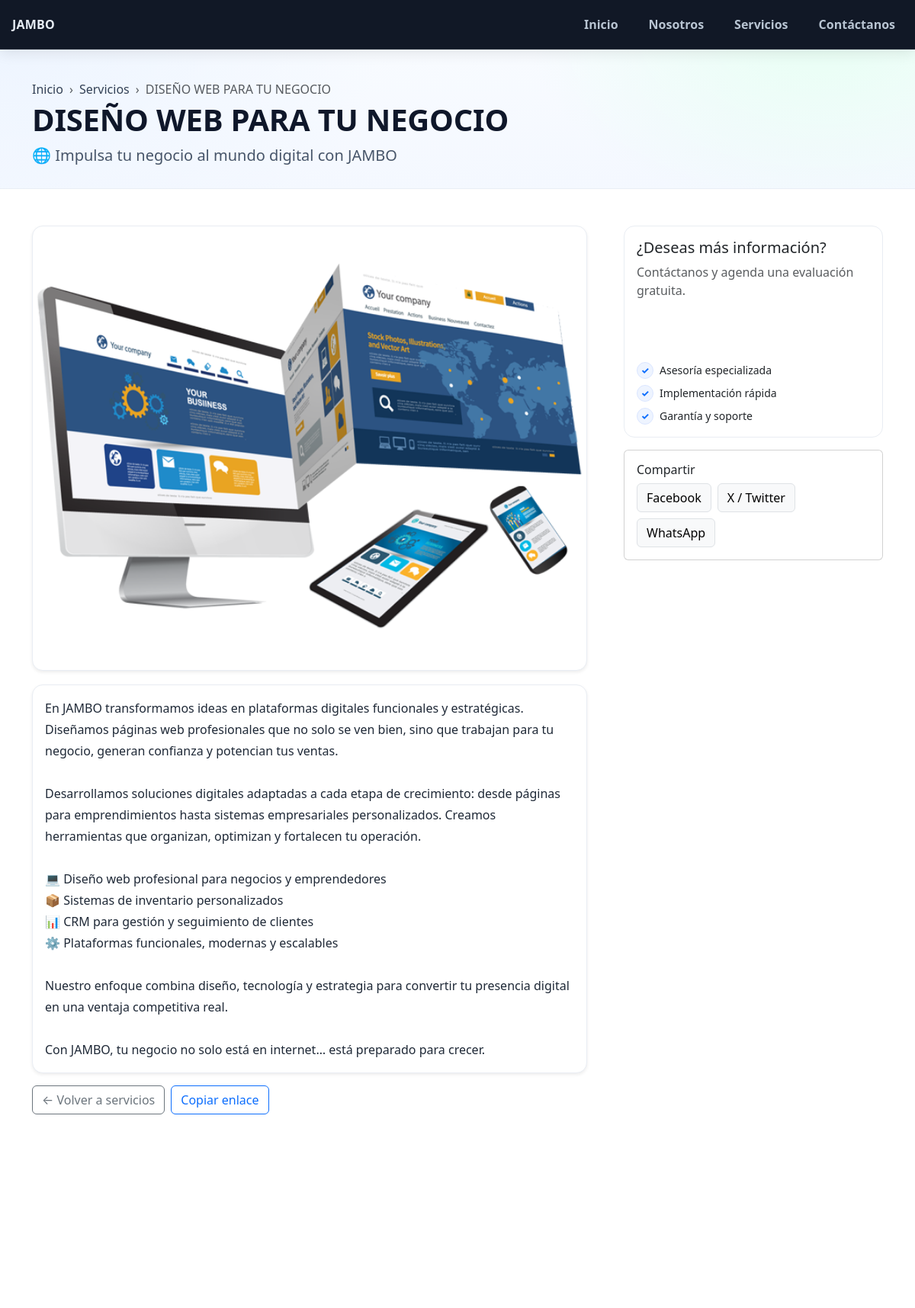
The app's page /servicio/diseno-web-para-tu-negocio with its own data.
### tables this page shows
CREATE TABLE `services` (
  `id` int(11) NOT NULL,
  `title` varchar(200) NOT NULL,
  `slug` varchar(220) NOT NULL,
  `excerpt` text DEFAULT NULL,
  `content` mediumtext DEFAULT NULL,
  `image_url` varchar(500) DEFAULT NULL,
  `created_at` timestamp NOT NULL DEFAULT current_timestamp(),
  `updated_at` timestamp NOT NULL DEFAULT current_timestamp() ON UPDATE current_timestamp()
);

### bootstrap.php (called while the page is built, shortened)
<?php
if (!function_exists('base_path')) {
  function base_path(): string {
    $dir = rtrim(dirname($_SERVER['SCRIPT_NAME'] ?? ''), '/\\');
    return $dir;
  }
}
if (!function_exists('e')) {
  function e(?string $v): string { return htmlspecialchars((string)$v, ENT_QUOTES, 'UTF-8'); }
}
if (!function_exists('view')) {
  function view(string $path, array $data = []): void {
    extract($data, EXTR_SKIP);
    require __DIR__ . '/views/' . $path . '.php';
  }
}

### views/servicio_detalle.php (the view, shortened to what this page needs)
<?php require __DIR__.'/partials/head.php'; ?>
<?php require __DIR__.'/partials/header.php'; ?>
<?php
  $title   = trim((string)($s['title']   ?? 'Servicio'));
  $slug    = trim((string)($s['slug']    ?? ''));
  $excerpt = trim((string)($s['excerpt'] ?? ''));
  $content = (string)($s['content'] ?? '');
  $imgUrl  = trim((string)($s['image_url'] ?? ''));
  if ($imgUrl !== '') {
    if (function_exists('is_absolute_url')) {
      if (!is_absolute_url($imgUrl)) $imgUrl = rtrim(base_path(), '/') . '/' . ltrim($imgUrl, '/');
    } else {
      if (!preg_match('#^https?://#i', $imgUrl)) $imgUrl = rtrim(base_path(), '/') . '/' . ltrim($imgUrl, '/');
    }
  }
  $homeHref    = rtrim(base_path(), '/') . '/';
  $listHref    = rtrim(base_path(), '/') . '/servicios';
  $contactHref = rtrim(base_path(), '/') . '/#contactanos';
  $selfHref    = rtrim(base_path(), '/') . '/servicio/' . rawurlencode($slug);
  $hasHtml   = (bool)preg_match('/<\s*\w[^>]*>/', $content);
  $bodyHtml  = $hasHtml ? $content : nl2br(e($content));
?>
<section class="svc-hero">
  <div class="container">
    <nav class="svc-breadcrumb" aria-label="breadcrumb">
      <ol class="breadcrumb">
        <li class="breadcrumb-item"><a class="text-decoration-none" href="<?= $homeHref ?>">Inicio</a></li>
        <li class="breadcrumb-item"><a class="text-decoration-none" href="<?= $listHref ?>">Servicios</a></li>
        <li class="breadcrumb-item active" aria-current="page"><?= e($title) ?></li>
      </ol>
    </nav>
    <h1 class="svc-title display-6"><?= e($title) ?></h1>
    <?php if ($excerpt !== ''): ?>
      <p class="svc-subtitle lead mb-0"><?= e($excerpt) ?></p>
    <?php endif; ?>
  </div>
</section>
<section class="py-4 py-md-5">
  <div class="container">
    <div class="row g-4 g-lg-5">
      <div class="col-lg-8">
        <?php if ($imgUrl !== ''): ?>
          <figure class="svc-cover card shadow-sm">
            <img src="<?= e($imgUrl) ?>" alt="<?= e($title) ?>" class="w-100 svc-cover-img">
          </figure>
        <?php endif; ?>
        <article class="prose card shadow-sm">
          <div class="card-body">
            <?= $bodyHtml ?>
          </div>
        </article>
        <div class="d-flex flex-wrap gap-2 mt-3">
          <a href="<?= $listHref ?>" class="btn btn-outline-secondary">← Volver a servicios</a>
          <button type="button" class="btn btn-outline-primary" id="btnCopyLink">Copiar enlace</button>
        </div>
      </div>
      <aside class="col-lg-4">
        <div class="svc-aside card sticky-card">
          <div class="card-body">
            <h5 class="mb-2">¿Deseas más información?</h5>
            <p class="text-muted mb-3">Contáctanos y agenda una evaluación gratuita.</p>
            <a href="<?= $contactHref ?>" class="btn btn-accent w-100 mb-3">Solicitar cotización</a>
            <ul class="list-unstyled small mb-0">
              <li class="d-flex align-items-start gap-2 mb-2">
                <span class="badge-soft bg-primary-subtle text-primary">✓</span>
                <span>Asesoría especializada</span>
              </li>
              <li class="d-flex align-items-start gap-2 mb-2">
                <span class="badge-soft bg-primary-subtle text-primary">✓</span>
                <span>Implementación rápida</span>
              </li>
              <li class="d-flex align-items-start gap-2">
                <span class="badge-soft bg-primary-subtle text-primary">✓</span>
                <span>Garantía y soporte</span>
              </li>
            </ul>
          </div>
        </div>
        <div class="card mt-3">
          <div class="card-body">
            <h6 class="mb-2">Compartir</h6>
            <div class="d-flex flex-wrap gap-2">
              <a class="btn btn-light border" target="_blank" rel="noopener"
                 href="https://www.facebook.com/sharer/sharer.php?u=<?= urlencode($selfHref) ?>">Facebook</a>
              <a class="btn btn-light border" target="_blank" rel="noopener"
                 href="https://twitter.com/intent/tweet?url=<?= urlencode($selfHref) ?>&text=<?= urlencode($title) ?>">X / Twitter</a>
              <a class="btn btn-light border" target="_blank" rel="noopener"
                 href="https://wa.me/?text=<?= urlencode($title.' - '.$selfHref) ?>">WhatsApp</a>
            </div>
          </div>
        </div>
      </aside>
    </div>
  </div>
</section>
<?php require __DIR__.'/partials/footer.php'; ?>

### public/css/style.css (style rules this page uses)
body { color:#222; }
:root { --brand-primary: var(--brand-primary, #0f172a); --brand-accent: var(--brand-accent, #0A84FF); --neutral-100:#ffffff; --neutral-900:#0f172a; }
.btn-accent { background: var(--sec-accent); border-color: var(--sec-accent); color: #fff; font-weight: 700; }
.svc-hero { padding: 40px 0 28px; background: radial-gradient(900px 520px at 0% 0%, #eef5ff 0%, rgba(238,245,255,0) 55%), radial-gradient(700px 420px at 90% -10%, #e8fff4 0%, rgba(232,255,244,0) 55%), linear-gradient(180deg, #f8fbff 0%, #f4f8ff 100%); border-bottom: 1px solid #e9eef6; }
.svc-breadcrumb .breadcrumb { margin-bottom: .25rem; --bs-breadcrumb-divider: '›'; }
.svc-breadcrumb .breadcrumb .breadcrumb-item a { text-decoration: none; color: #334155; }
.svc-title { color:#0f172a; font-weight: 900; letter-spacing: -.2px; }
.svc-subtitle { color:#475569; }
.svc-cover { border: 1px solid #e9edf3; border-radius: 14px; overflow: hidden; margin-bottom: 18px; }
.svc-cover img { width: 100%; height: auto; display: block; object-fit: cover; object-position: center; }
.prose { border: 1px solid #e9edf3; border-radius: 14px; }
.prose .card-body { color:#1f2937; font-size: 1rem; line-height: 1.75rem; }
.sticky-card { position: sticky; top: 88px; border: 1px solid #e9edf3; border-radius: 14px; }
.badge-soft { display:inline-flex; align-items:center; justify-content:center; min-width: 22px; height: 22px; border-radius: 50%; font-weight: 800; font-size: .75rem; background:#eef4ff !important; border: 1px solid #dbe6ff; }
.btn-accent { background: var(--brand-accent, #0A84FF); border-color: var(--brand-accent, #0A84FF); color:#fff; font-weight: 700; }
.btn-accent { background: var(--brand-accent, #0A84FF); border:1px solid var(--brand-accent, #0A84FF); color:#fff; font-weight:800; padding:12px 18px; border-radius:12px; text-decoration:none; }
:root { --header-bg: #0E2A36; --header-bg-strong: #0B222B; --header-text: #E6EEF4; --header-muted: #B6C5CF; --header-accent: #0A84FF; --header-border: rgba(255,255,255,0.10); }
:root { --jh-bg: #0E2A36; --jh-bg-strong: #0B222B; --jh-text: #E6EEF4; --jh-muted: #B6C5CF; --jh-accent: #0A84FF; --jh-border: rgba(255,255,255,.10); }

### records on screen
services: title "DISEÑO WEB PARA TU NEGOCIO", excerpt "🌐 Impulsa tu negocio al mundo digital con JAMBO", image_url (picture), content "En JAMBO transformamos ideas en plataformas digitales funcionales y estratégicas. Diseñamos páginas web profesionales que no solo se ven bien, sino que trabajan para tu negocio, generan confianza y potencian tus ventas. Desarrollamos soluciones digitales adaptadas a cada etapa de crecimiento: desde páginas para emprendimientos hasta sistemas empresariales personalizados. Creamos herramientas que organizan, optimizan y fortalecen tu operación. 💻 Diseño web profesional para negocios y emprendedores 📦 Sistemas de inventario personalizados 📊 CRM para gestión y seguimiento de clientes ⚙ Plataformas funcionales, modernas y escalables Nuestro enfoque combina diseño, tecnología y estrategia para…"

### other values on screen
$siteName "JAMBO"
